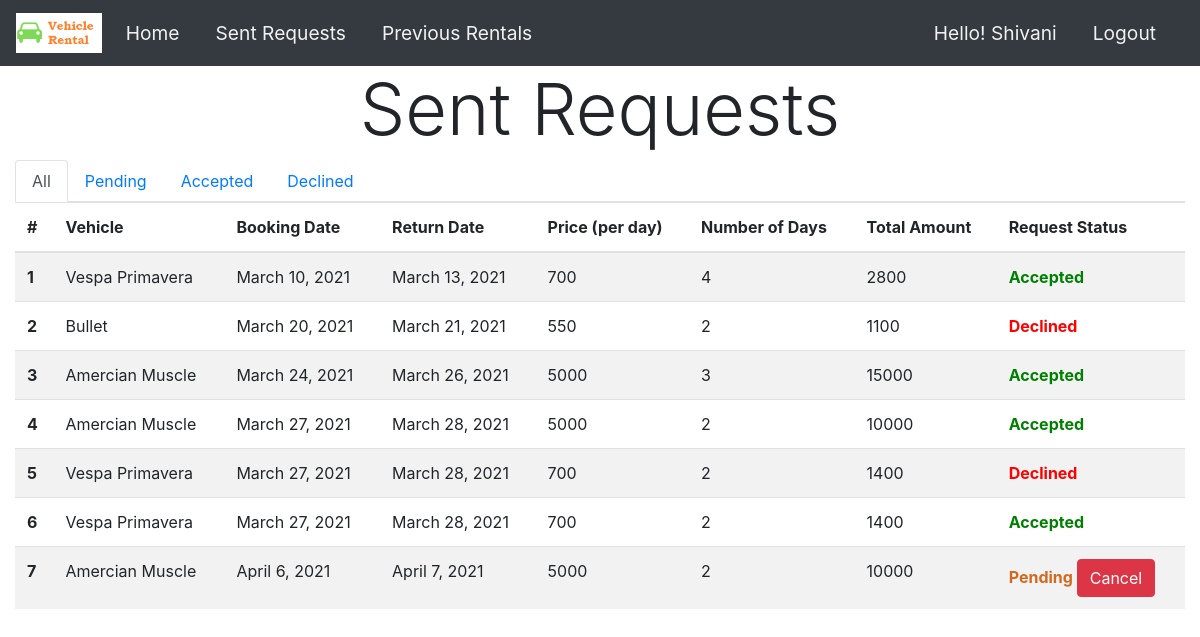
/SentRequests/ (signed in), run on the app's committed database.
### CustomerHome/models.py (models this page shows, shortened)
class Customer(models.Model):
    customer_id = models.AutoField
    customer_firstname = models.CharField(max_length=60)
    customer_lastname = models.CharField(max_length=60)
    customer_address = models.CharField(max_length=600)
    customer_email = models.CharField(max_length=100)
    customer_password = models.CharField(max_length=32)
    customer_dob = models.DateField()
    customer_mobileno = models.CharField(max_length=10)
    customer_gender = models.CharField(max_length=15)
    customer_license = models.ImageField(upload_to='img/Customer_License/')
    customer_city = models.CharField(max_length=30)
    customer_state = models.CharField(max_length=30)
    customer_country = models.CharField(max_length=30)
    customer_pincode = models.IntegerField()

### RentVehicle/models.py (models this page shows, shortened)
class RentVehicle(models.Model):
    RentVehicle_id = models.AutoField
    RentVehicle_Date_of_Booking = models.DateField(blank=True,null=True)
    RentVehicle_Date_of_Return = models.DateField(blank=True,null=True)
    Total_days = models.IntegerField()
    Advance_amount = models.IntegerField(blank=True,null=True)
    RentVehicle_Total_amount = models.IntegerField(blank=True,null=True)
    isAvailable = models.BooleanField(default=True)
    isBillPaid = models.BooleanField(default=False)
    Vehicle_license_plate = models.CharField(max_length=30)
    customer_email = models.CharField(max_length=100)
    request_responded_by = models.CharField(max_length=100,blank=True,null=True)
    request_status = models.CharField(max_length=30,default="Pending")

### Vehicles/models.py (models this page shows, shortened)
class Vehicle(models.Model):
    Vehicle_id = models.AutoField
    Vehicle_name = models.CharField(max_length=60)
    Vehicle_company = models.CharField(max_length=60)
    Vehicle_model = models.CharField(max_length=60)
    Vehicle_type = models.CharField(max_length=20)
    Vehicle_fuel = models.CharField(max_length=10)
    Vehicle_No_of_Seats = models.IntegerField()
    Vehicle_color = models.CharField(max_length=20)
    Vehicle_license_plate = models.CharField(max_length=30)
    Vehicle_uploaded_by = models.CharField(max_length=100)
    Vehicle_image1 = models.ImageField(upload_to='img/Vehicle_images/')
    Vehicle_image2 = models.ImageField(upload_to='img/Vehicle_images/')
    Vehicle_image3 = models.ImageField(upload_to='img/Vehicle_images/')
    isGeared = models.BooleanField()
    Vehicle_description = models.CharField(max_length=1500)
    Vehicle_price = models.IntegerField()

### CustomerHome/views.py (the view)
# urls.py: path('SentRequests/',views.SentRequests,name="SentRequests"),
def SentRequests(request):
    if('user_email' not in request.session):
        return redirect('/signin/')
    customer_email = request.session.get('user_email')
    customer = Customer.objects.get(customer_email=customer_email)
    rentvehicle = RentVehicle.objects.filter(customer_email=customer_email)
    if rentvehicle.exists():
        vehicle = Vehicle.objects.all()
        return render(request,'SentRequests.html',{'customer':customer,'rentvehicle':rentvehicle,'vehicle':vehicle})
    else:
        Message = "You haven't rented any vehicle yet!!"
        return render(request,'SentRequests.html',{'customer':customer,'rentvehicle':rentvehicle,'Message':Message})

### CustomerHome/templates/SentRequests.html (shortened to what this page needs)
{%extends 'Customer_only_navbar_Loggedin.html'%} {% load static %}
    {% block name %}{{customer.customer_firstname}}{%endblock%} {% block pagecontent %} {%if Message%}
    <div class="container mt-5">
        <div class="alert alert-warning" role="alert">
            <h4 class="alert-heading">NOT RENTED ANY YET!!</h4>
            <p>You haven't made any rent request yet</p>
            <hr>
            <p class="mb-0">We have every type of vehicles you need within your budget. Nice, Neat and tidy. Go and get one.
                <a href="/">Click here</a>
            </p>
        </div>
    </div>
    {%else%}
    <h1 class="display-3" style="text-align: center;">Sent Requests</h1>
    <nav>
        <div class="nav nav-tabs" id="nav-tab" role="tablist">
            <a class="nav-item nav-link active" id="nav-all-tab" data-toggle="tab" href="#nav-all" role="tab" aria-controls="nav-all" aria-selected="true">All</a>
            <a class="nav-item nav-link" id="nav-pending-tab" data-toggle="tab" href="#nav-pending" role="tab" aria-controls="nav-pending" aria-selected="false">Pending</a>
            <a class="nav-item nav-link" id="nav-accepted-tab" data-toggle="tab" href="#nav-accepted" role="tab" aria-controls="nav-accepted" aria-selected="false">Accepted</a>
            <a class="nav-item nav-link" id="nav-declined-tab" data-toggle="tab" href="#nav-declined" role="tab" aria-controls="nav-declined" aria-selected="false">Declined</a>
        </div>
    </nav>
    <div class="tab-content" id="nav-tabContent">
        <div class="tab-pane fade show active" id="nav-all" role="tabpanel" aria-labelledby="nav-all-tab">
            <table class="table table-striped">
                <thead>
                    <tr>
                        <th scope="col">#</th>
                        <th scope="col">Vehicle</th>
                        <th scope="col">Booking Date</th>
                        <th scope="col">Return Date</th>
                        <th scope="col">Price (per day)</th>
                        <th scope="col">Number of Days</th>
                        <th scope="col">Total Amount</th>
                        <th scope="col">Request Status</th>
                    </tr>
                </thead>
                <tbody>
                    {% for rv in rentvehicle %}
                    <tr>
                        <th scope="row">{{forloop.counter}}</th>
                        {%for veh in vehicle%} {%if veh.Vehicle_license_plate == rv.Vehicle_license_plate%}
                        <td>{{veh.Vehicle_name}}</td>
                        {%endif%} {%endfor%}
                        <td>{{rv.RentVehicle_Date_of_Booking}}</td>
                        <td>{{rv.RentVehicle_Date_of_Return}}</td>
                        {%for veh in vehicle%} {%if veh.Vehicle_license_plate == rv.Vehicle_license_plate%}
                        <td>{{veh.Vehicle_price}}</td>
                        {%endif%} {%endfor%}
                        <td>{{rv.Total_days}}</td>
                        <td>{{rv.RentVehicle_Total_amount}}</td>
                        {%if rv.request_status == "Accepted"%}
                        <td style="color: green; font-weight: bolder;">{{rv.request_status}}</td>
                        {%elif rv.request_status == "Declined"%}
                        <td style="color: red; font-weight: bolder;">{{rv.request_status}}</td>
                        {%elif rv.request_status == "Pending"%}
                        <td><span style="color: chocolate; font-weight: bolder;">Pending <a class="btn btn-danger"
                                    href="/RentVehicle/CancelRequest?id={{rv.id}}">Cancel</a></td>
                        {%endif%}
                    </tr>
                    {% endfor %}
                </tbody>
            </table>
        </div>
    </div>
    {%endif%} {% endblock pagecontent %}

### data on the page
Customer: customer_firstname "Shivani"
RentVehicle: RentVehicle_Date_of_Booking "March 10, 2021", RentVehicle_Date_of_Return "March 13, 2021", Total_days "4", RentVehicle_Total_amount "2800", request_status "Accepted"
Vehicle: Vehicle_name "Vespa Primavera", Vehicle_price "700"
RentVehicle: RentVehicle_Date_of_Booking "March 20, 2021", RentVehicle_Date_of_Return "March 21, 2021", Total_days "2", RentVehicle_Total_amount "1100", request_status "Declined"
Vehicle: Vehicle_name "Bullet", Vehicle_price "550"
RentVehicle: RentVehicle_Date_of_Booking "March 24, 2021", RentVehicle_Date_of_Return "March 26, 2021", Total_days "3", RentVehicle_Total_amount "15000", request_status "Accepted"
Vehicle: Vehicle_name "Amercian Muscle", Vehicle_price "5000"
RentVehicle: RentVehicle_Date_of_Booking "March 27, 2021", RentVehicle_Date_of_Return "March 28, 2021", Total_days "2", RentVehicle_Total_amount "10000", request_status "Accepted"
RentVehicle: RentVehicle_Date_of_Booking "March 27, 2021", RentVehicle_Date_of_Return "March 28, 2021", Total_days "2", RentVehicle_Total_amount "1400", request_status "Declined"
RentVehicle: RentVehicle_Date_of_Booking "March 27, 2021", RentVehicle_Date_of_Return "March 28, 2021", Total_days "2", RentVehicle_Total_amount "1400", request_status "Accepted"
RentVehicle: RentVehicle_Date_of_Booking "April 6, 2021", RentVehicle_Date_of_Return "April 7, 2021", Total_days "2", RentVehicle_Total_amount "10000"
